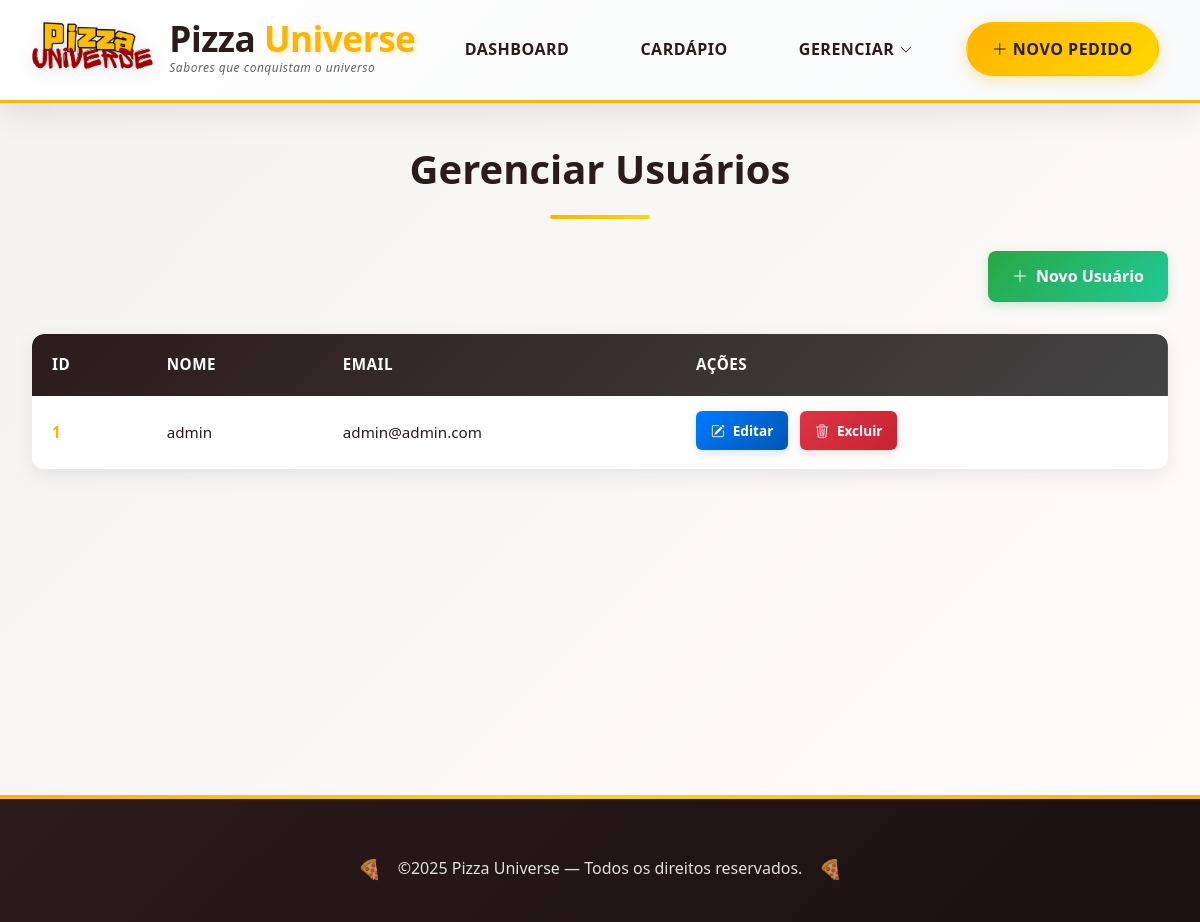
The app's page /?page=users (signed in) with its own data.
### tables this page shows
CREATE TABLE IF NOT EXISTS users (
    id INT AUTO_INCREMENT PRIMARY KEY,
    username VARCHAR(100) NOT NULL,
    email VARCHAR(150) NOT NULL UNIQUE,
    password VARCHAR(255) NOT NULL,
    created_at TIMESTAMP DEFAULT CURRENT_TIMESTAMP,
    updated_at TIMESTAMP DEFAULT CURRENT_TIMESTAMP ON UPDATE CURRENT_TIMESTAMP
);

### controllers/UserController.php (called while the page is built, shortened)
<?php
abstract class UserController
{
    public static function delete(): void
    {
        self::findAll();
    }
    public static function findAll(?int $deleteId = null): void
    {
        $users = UserDao::findAll();
        UserView::renderList($users, $deleteId);
    }
}

### views/pages/users/index.php (called while the page is built, shortened)
<?php
$action = $_GET['action'] ?? 'list';
match ($action) {
    'create' => require __DIR__ . '/create.php',
    'edit' => require __DIR__ . '/edit.php',
    'delete' => UserController::delete(),
    default => UserController::delete()
};

### models/User.php (called while the page is built, shortened)
<?php
class User
{
    public function __construct(int $id, string $username = "", string $email = "", string $password = "")
    {
        $this->id = $id;
        $this->username = $username;
        $this->email = $email;
    }
    public function __get(string $attr): mixed
    {
        if (property_exists($this, $attr)) {
            return $this->$attr;
        }
        throw new InvalidArgumentException("Property '{$attr}' does not exist");
    }
}

### dal/UserDAO.php (called while the page is built, shortened)
<?php
abstract class UserDao
{
    public static function findAll(): array
    {
        try {
            $pdo = Connection::getConnection();
            $stmt = $pdo->prepare("SELECT * FROM users ORDER BY id");
            $stmt->execute();
            $res = $stmt->fetchAll(PDO::FETCH_ASSOC);
            $users = [];
            foreach ($res as $data) {
                $users[] = new User(
                    (int) $data["id"],
                    $data["username"],
                    $data["email"],
                    $data["password"]
                );
            }
            return $users;
        } catch (\PDOException $e) {
            throw new PDOException("Erro ao listar usuários: " . $e->getMessage());
        }
    }
}

### views/UserView.php (the view, shortened to what this page needs)
<?php
abstract class UserView
{
?>
    <?php
    public static function renderList(array $users, ?int $deleteId = null): void
    {
    ?>
        <main>
            <h1>Gerenciar Usuários</h1>
            <div class="navigation-buttons">
                <a href="?page=users&action=create"><i class="bi bi-plus-lg"></i> Novo Usuário</a>
            </div>
            <table>
                <thead>
                    <tr>
                        <th>ID</th>
                        <th>Nome</th>
                        <th>Email</th>
                        <th>Ações</th>
                    </tr>
                </thead>
                <tbody>
                    <?php foreach ($users as $user): ?>
                        <tr>
                            <td><?= $user->id ?></td>
                            <td><?= htmlspecialchars($user->username) ?></td>
                            <td><?= htmlspecialchars($user->email) ?></td>
                            <td>
                                <a href="?page=users&action=edit&edit=<?= $user->id ?>"><i class="bi bi-pencil-square"></i> Editar</a>
                                <a href="?page=users&confirm=<?= $user->id ?>"><i class="bi bi-trash3"></i> Excluir</a>
                            </td>
                        </tr>
                    <?php endforeach; ?>
                </tbody>
            </table>
        </main>
<?php
    }
}

### assets/stylesheets/style.css (style rules this page uses)
* { margin: 0; padding: 0; box-sizing: border-box; }
html { scroll-behavior: smooth; }
body { font-family: 'Poppins', 'Segoe UI', Tahoma, Geneva, Verdana, sans-serif; background: linear-gradient(135deg, #f4f3f2 0%, #fffcfb 100%); color: #2c1b1b; font-size: 16px; line-height: 1.7; }

### assets/stylesheets/crud.css (style rules this page uses)
main { max-width: 1200px; margin: 2rem auto; padding: 0 2rem; min-height: calc(100vh - 200px); }
main h1 { font-size: 2.5rem; color: #2c1b1b; margin-bottom: 2rem; text-align: center; font-weight: 800; position: relative; padding-bottom: 1rem; }
main h1::after { content: ''; position: absolute; bottom: 0; left: 50%; transform: translateX(-50%); width: 100px; height: 4px; background: linear-gradient(90deg, #ffb400, #ffd700); border-radius: 2px; }
.navigation-buttons { display: flex; gap: 1rem; margin-bottom: 2rem; justify-content: flex-end; }
.navigation-buttons a[href*="?page=users"], .navigation-buttons a[href*="?page=customers"], .navigation-buttons a[href*="?page=pizzas"], main>div.navigation-buttons a[href*="?page=users"], main>div.navigation-buttons a[href*="?page=customers"], main>div.navigation-buttons a[href*="?page=pizzas"] { display: inline-flex !important; align-items: center; gap: 0.5rem; background: linear-gradient(135deg, #2c1b1b, #444) !important; color: #ffffff !important; text-decoration: none !important; padding: 12px 20px; border-radius: 8px; font-weight: 600; font-size: 0.95rem; transition: all 0.3s ease; box-shadow: 0 4px 12px rgba(44, 27, 27, 0.2); }
.navigation-buttons a[href*="action=create"], main>div.navigation-buttons a[href*="action=create"] { background: linear-gradient(135deg, #28a745, #20c997) !important; color: #ffffff !important; display: inline-flex !important; align-items: center; gap: 0.5rem; padding: 12px 24px; border-radius: 8px; text-decoration: none !important; font-weight: 600; font-size: 1rem; transition: all 0.3s ease; box-shadow: 0 4px 12px rgba(40, 167, 69, 0.2); }
table { width: 100%; border-collapse: collapse; background: #ffffff; border-radius: 12px; overflow: hidden; box-shadow: 0 6px 20px rgba(0, 0, 0, 0.08); margin-bottom: 2rem; }
table thead { background: linear-gradient(135deg, #2c1b1b, #444); color: #ffffff; }
table th { padding: 18px 20px; text-align: left; font-weight: 700; font-size: 0.95rem; text-transform: uppercase; letter-spacing: 0.5px; }
table th:first-child { border-radius: 12px 0 0 0; }
table th:last-child { border-radius: 0 12px 0 0; }
table tbody tr { border-bottom: 1px solid #f0f0f0; transition: all 0.3s ease; }
table tbody tr:last-child { border-bottom: none; }
table td { padding: 15px 20px; font-size: 0.95rem; color: #2c1b1b; }
table td:first-child { font-weight: 600; color: #ffb400; }
table td a { display: inline-flex; align-items: center; gap: 0.5rem; text-decoration: none; border-radius: 6px; font-size: 0.85rem; font-weight: 600; transition: all 0.3s ease; margin-right: 0.5rem; margin-bottom: 0.25rem; padding: 8px 15px; }
table td a[href*="edit"] { background: linear-gradient(135deg, #007bff, #0056b3); color: #ffffff; box-shadow: 0 3px 10px rgba(0, 123, 255, 0.2); }
table td a[href*="confirm"] { background: linear-gradient(135deg, #dc3545, #c82333); color: #ffffff; box-shadow: 0 3px 10px rgba(220, 53, 69, 0.2); }

### records on screen
users: id "1", username "admin", email "admin@admin.com"
